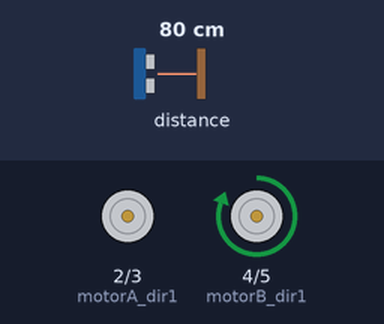
Recording of a sketch running on a simulated Arduino Uno, built with avr-gcc and run on an emulated ATmega328P. Shown: motor-driver pin pairs drawn as motors (green arrow = first pin HIGH = forward, orange = second pin HIGH = backward, longer = more drive, scaled by the enable pin). The inputs (shaded band) are chosen by the test bench; at power-on: distance to the obstacle 80 cm.

Above: at 1.2 s.
1.3 s: distance to the obstacle set to 61 cm
2.8 s: distance to the obstacle set to 51 cm
4.3 s: distance to the obstacle set to 46 cm
5.8 s: distance to the obstacle set to 42 cm
At 5.87 s:
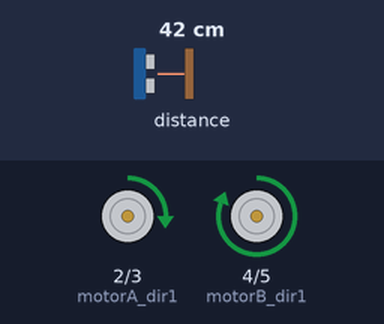
7.4 s: distance to the obstacle set to 2 cm
At 8.6 s:
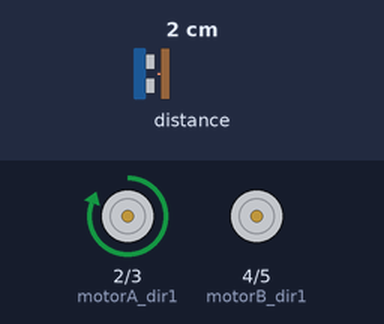
8.9 s: distance to the obstacle set to 60 cm
At 10.0 s:
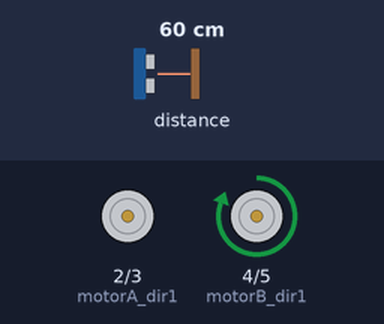
Timing chart, 0 to 11.4 s (numbered marks = the images above; inputs shaded):
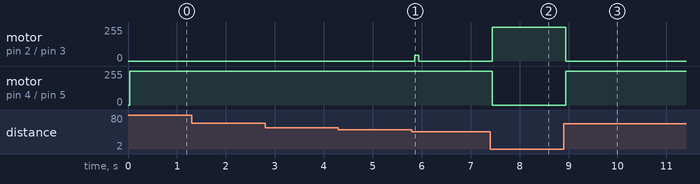

Measured:
- the behaviour switches between 43 and 42 cm on distance to the obstacle (found by bisection; images 0 and 1)
- after the input at 1.3 s, every drawn part: stays the same
- after the input at 2.8 s, every drawn part: stays the same
- after the input at 4.3 s, every drawn part: stays the same
- after the input at 5.8 s, motor on pin 2 (motorA_dir1) / pin 3 (motorA_dir2): stopped → forward 43/255 after 0.06 s, → stopped 0.08 s later
- after the input at 7.4 s, motor on pin 2 (motorA_dir1) / pin 3 (motorA_dir2): stopped → forward 255/255 at once; motor on pin 4 (motorB_dir1) / pin 5 (motorB_dir2): forward 255/255 → stopped at once
- after the input at 8.9 s, motor on pin 2 (motorA_dir1) / pin 3 (motorA_dir2): forward 255/255 → stopped at once; motor on pin 4 (motorB_dir1) / pin 5 (motorB_dir2): stopped → forward 255/255 at once

The sketch:

basespeed175.ino
```cpp
#include <Wire.h>
#include <Adafruit_VL53L0X.h>

// Instantiate the VL53L0X ToF Sensor
Adafruit_VL53L0X tof = Adafruit_VL53L0X();

// Motor A (left motor) connections
const int motorA_PWM = 9;  // ENA
const int motorA_dir1 = 2; // IN1
const int motorA_dir2 = 3; // IN2

// Motor B (right motor) connections
const int motorB_PWM = 10; // ENB
const int motorB_dir1 = 4; // IN3
const int motorB_dir2 = 5; // IN4

// PD controller constants
float Kp = 16;  // Proportional gain
float Kd = 15;  // Derivative gain

// Desired distance from the right wall (in cm)
const float desired_distance = 30.0;

// Previous distance error for derivative term
float previous_error = 0;

void setup() {
  Serial.begin(9600);

  // Initialize motor control pins as outputs
  pinMode(motorA_PWM, OUTPUT);
  pinMode(motorA_dir1, OUTPUT);
  pinMode(motorA_dir2, OUTPUT);
  pinMode(motorB_PWM, OUTPUT);
  pinMode(motorB_dir1, OUTPUT);
  pinMode(motorB_dir2, OUTPUT);

  // Start the ToF sensor
  if (!tof.begin()) {
    Serial.println("Failed to boot VL53L0X");
    while (1);
  }
}

void loop() {
  VL53L0X_RangingMeasurementData_t measure;
  tof.rangingTest(&measure, false);  // get measurement from ToF sensor

  if (measure.RangeStatus != 4) {  // range status is good
    float current_distance = measure.RangeMilliMeter / 10.0; // Convert mm to cm
    float error = current_distance - desired_distance; // Error calculation for right side
    float P = Kp * error;
    float D = Kd * (error - previous_error);
    previous_error = error;  // Update previous error for next iteration
    float control_signal = P + D;

    // Calculate motor speeds for clockwise motion
    int baseSpeed = 175;  // Base speed of motors
    int leftSpeed = baseSpeed - control_signal; // Decrease left wheel speed to turn left
    int rightSpeed = baseSpeed + control_signal; // Increase right wheel speed to turn left

    // Set motor speeds using PWM
    analogWrite(motorA_PWM, constrain(leftSpeed, 0, 255));
    analogWrite(motorB_PWM, constrain(rightSpeed, 0, 255));

    // Set motor directions
    digitalWrite(motorA_dir1, HIGH);
    digitalWrite(motorA_dir2, LOW);
    digitalWrite(motorB_dir1, HIGH);
    digitalWrite(motorB_dir2, LOW);
  }
  delay(50);
}
```
